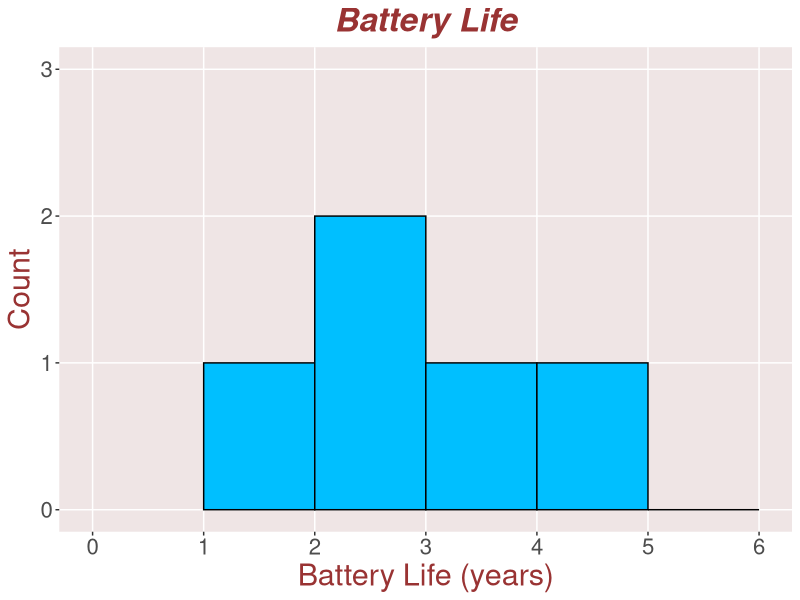
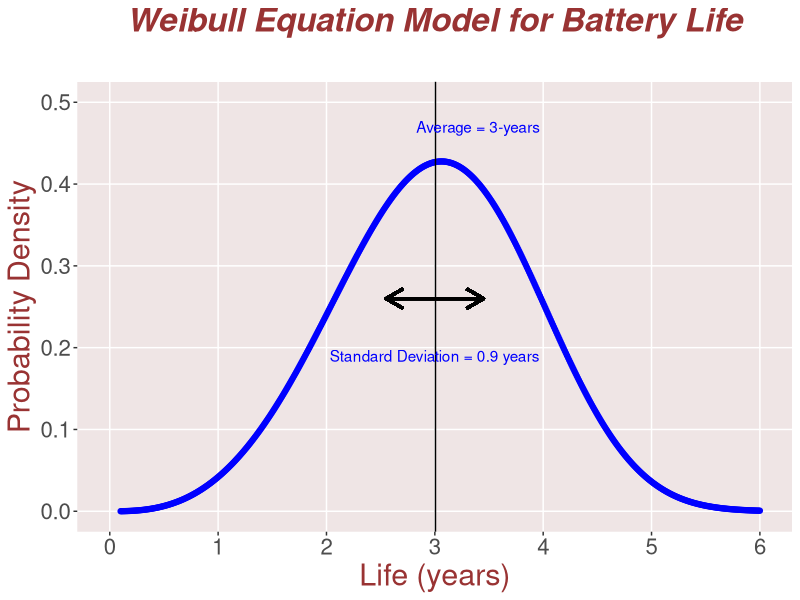
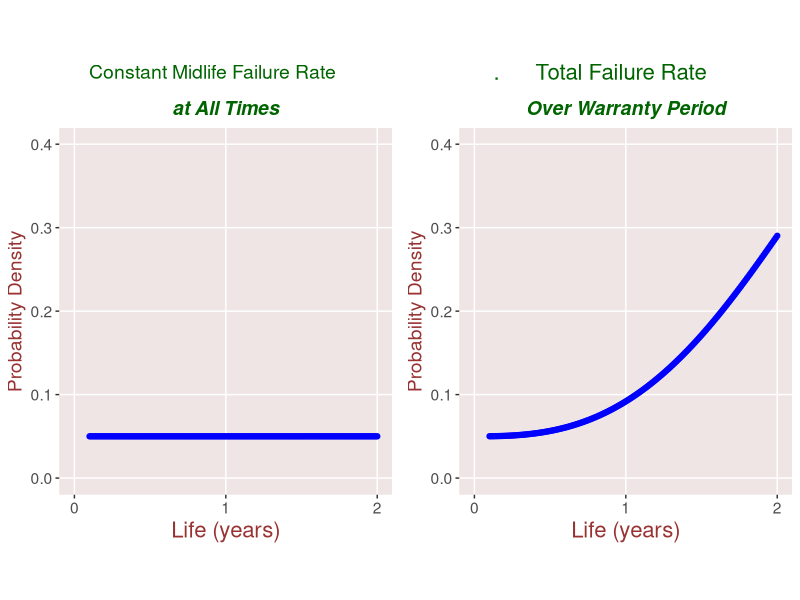
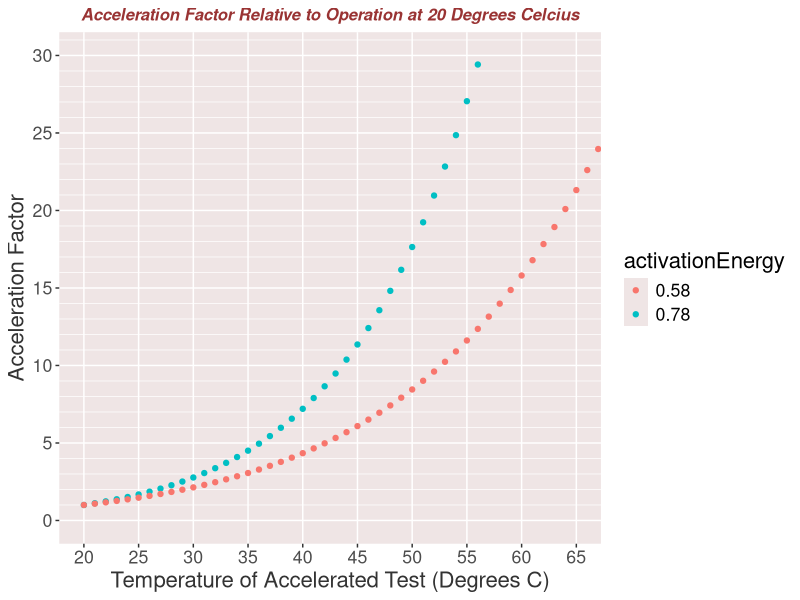

Source code (R) for these figures, in order:
## ---- chunk 1
knitr::opts_chunk$set(echo = TRUE)

## ---- chunk 2

usePackage <- function(p) {
    if (!is.element(p, installed.packages()[,1]))
        suppressPackageStartupMessages(install.packages(p, repos="http://cran.rstudio.com/")) # dep = TRUE 
    require(p, character.only = TRUE)
}

usePackage("grid")
usePackage("gridExtra")
usePackage("ggplot2")
usePackage("psych")
usePackage("xtable")
usePackage("stats")

#suppressPackageStartupMessages((install.packages("grid", repos="http://cran.rstudio.com/")))
#suppressPackageStartupMessages((install.packages("gridExtra", repos="http://cran.rstudio.com/")))
#suppressPackageStartupMessages((install.packages("ggplot2", repos="http://cran.rstudio.com/")))
#suppressPackageStartupMessages((install.packages("psych", repos="http://cran.rstudio.com/")))
#suppressPackageStartupMessages((install.packages("xtable", repos="http://cran.rstudio.com/")))
#suppressPackageStartupMessages((install.packages("stats", repos="http://cran.rstudio.com/" )))

library(lattice)
library(ggplot2)
library(glmnet)
library(psych)
library(xtable)
library(grid)
library(gridExtra)
library(stats)

oldw <- getOption("warn")
options(warn = -1)

## ---- chunk 3

battery_life <- c(1.9, 2.4, 3.0, 3.5, 4.2)
Battery_ID <- c(1,2,3,4,5)
bins <- seq(1.0,6.0,0.5)
ss <- summary(battery_life)

df <- data.frame(Battery_ID, battery_life)

## ---- chunk 4

print(df)

## ---- chunk 5

histogram_1 <- ggplot(df, aes(x=battery_life)) +
    
     ggtitle("Battery Life") +
      scale_x_continuous(name = "Battery Life (years)",
                          minor_breaks = seq(1, 10, 1),
                          breaks = seq(0, 6, 1),
                          limits=c(0, 6)) +
      scale_y_continuous(name = "Count",
                          minor_breaks = seq(1, 10, 1),
                          breaks = seq(0, 7, 1),
                          limits=c(0, 3)) +
      stat_bin(breaks=seq(1.0,7,1), fill = "deepskyblue", colour="black") + 

    theme(plot.title = element_text(hjust = 0.5, color="#993333", size=24, face="bold.italic"),
    axis.title.x = element_text(color="#993333", size=22),
    axis.title.y = element_text(color="#993333", size=22),
    text = element_text(size=20),
    panel.background = element_rect(fill = "#EFE5E5", #colour = "brown",
    size = 0.5, linetype = "solid")
    #plot.background = element_rect(fill = "#E0DADA")
    )

print(histogram_1)
## ---- chunk 6

beta=3.72
lambda=3.33
alpha = 1/ lambda
#alpha

x=seq(0.1,6,0.01)
y <- (beta/lambda)*((x/lambda)^(beta-1))*exp(-(x/lambda)^beta)
dfweib1 <- data.frame(x,y)

E_X <- lambda * gamma(1+1/beta)
var_X <- lambda^2 * (
  gamma(1+2/beta) - (gamma(1+1/beta))^2
  )
#E_X
#var_X^0.5

weib1 <- ggplot(dfweib1, aes(x, y)) +
     geom_point(aes(x,y),color="blue")+
     ggtitle("Weibull Equation Model for Battery Life", subtitle = " ") +
      coord_cartesian(xlim = c(0, 6), ylim = c(0, 0.5))  +
      ##xlab("Years") + ylab("Probability Density") +
      scale_x_continuous(name = "Life (years)",
                          minor_breaks = seq(1, 10, 1),
                          breaks = seq(0, 6, 1),
                          limits=c(0, 6)) +
      scale_y_continuous(name = "Probability Density",
                          minor_breaks = seq(1, 10, 0.05),
                          breaks = seq(0, 7, 0.1),
                          limits=c(0, 0.5)) +
      geom_vline(xintercept=E_X, na.rm = FALSE) +
      annotate(geom="text", x=3.4, y=0.47, label="Average = 3-years",
              color="blue") +
      annotate(geom="text", x=3, y=0.19, label="Standard Deviation = 0.9 years",
              color="blue") +
      #geom_line(arrow = arrow(length=unit(0.30,"cm"), ends="first", type = "closed")) +
      geom_segment(data = dfweib1, # reshape(df2,  v.names=x, timevar = "YEAR", direction = "wide"), ## idvar = "NAME", 
               aes(x=2.55, xend=3.45, y=0.26, yend=0.26), size = 1,
               arrow = arrow(length = unit(0.5, "cm"))) +
      geom_segment(data = dfweib1, # reshape(df2,  v.names=x, timevar = "YEAR", direction = "wide"), ## idvar = "NAME", 
               aes(x=3, xend=2.55, y=0.26, yend=0.26), size = 1,
               arrow = arrow(length = unit(0.5, "cm"))) +

    theme(plot.title = element_text(hjust = 0.5, color="#993333", size=24, face="bold.italic"),
    axis.title.x = element_text(color="#993333", size=22),
    axis.title.y = element_text(color="#993333", size=22),
    text = element_text(size=20),
    panel.background = element_rect(fill = "#EFE5E5", #colour = "brown",
    size = 0.5, linetype = "solid"))

print(weib1)

## ---- chunk 7

dfmid <- dfweib1
dfmid[,"y"] = 0.05  
#dfwarranty[,"y"] = dfweib1[,"y"] + dfmid[,"y"] 
midplot <- ggplot(dfmid, aes(x,y)) +
     geom_point(aes(x,y),color="blue")+
     ggtitle("at All Times") +
      coord_cartesian(xlim = c(0, 2), ylim = c(0, 0.4))  +
      scale_x_continuous(name = "Life (years)",
                          minor_breaks = seq(1, 10, 1),
                          breaks = seq(0, 6, 1),
                          limits=c(0, 2)) +
      scale_y_continuous(name = "Probability Density",
                          minor_breaks = seq(1, 10, 0.05),
                          breaks = seq(0, 1, 0.1),
                          limits=c(0, 0.4)) +
      annotate(geom="text", x=3, y=0.07, label="Constant Rate",
              color="blue") +
    theme(plot.title = element_text(hjust = 0.5, color="darkgreen", size=14, face="bold.italic"),
    axis.title.x = element_text(color="#993333", size=16),
    axis.title.y = element_text(color="#993333", size=14),
    text = element_text(size=14),
    panel.background = element_rect(fill = "#EFE5E5", #colour = "brown",
    size = 0.5, linetype = "solid"))

dfwarranty <- dfweib1
dfwarranty[,"y"] <- dfweib1[,"y"] + dfmid[,"y"] 
dfwarranty <- dfwarranty[dfwarranty$x < 2.01,]

wplot <- ggplot(dfwarranty, aes(x,0.05)) +
     geom_point(aes(x,y),color="blue")+
     ggtitle("Over Warranty Period") +
      coord_cartesian(xlim = c(0, 2), ylim = c(0, 0.4))  +
      scale_x_continuous(name = "Life (years)",
                          minor_breaks = seq(1, 10, 1),
                          breaks = seq(0, 6, 1),
                          limits=c(0, 2)) +
      scale_y_continuous(name = "Probability Density",
                          minor_breaks = seq(1, 10, 1),
                          breaks = seq(0, 1, 0.1),
                          limits=c(0, 0.4)) +
    theme(plot.title = element_text(hjust = 0.5, color="darkgreen", size=14, face="bold.italic"),
    axis.title.x = element_text(color="#993333", size=16),
    axis.title.y = element_text(color="#993333", size=14),
    text = element_text(size=14),
    panel.background = element_rect(fill = "#EFE5E5", #colour = "brown",
    size = 0.5, linetype = "solid"))

## ---- chunk 8

plotgrid <-  grid.arrange(textGrob("     Constant Midlife Failure Rate",gp=gpar(fontsize=14, col="darkgreen")),textGrob(".      Total Failure Rate",gp=gpar(fontsize=16, col="darkgreen")), midplot, wplot, ncol=2,
             layout_matrix = rbind(c(1,2), 
                                   c(3,4),
                                   c(3,4)),
             heights=unit(c(11,58,58), c("mm", "mm","mm")))

## ---- chunk 9

k_boltz <- 1.38 * 10^-23 ## Joules/Degrees C
q <-  1.602 * 10^-19 # electron charge in Coulombs
TH <- 273 + seq(20,70,1) ## elevated temperature in degrees Kelvin
len <- length(TH)
TA <- rep(273 + 20, len)  ## Ambient common use temperature in degrees Kelvin

phi <- 0.78 ## activation energy in electron volts
phi <- phi * q 
acceleration_factor <- exp(-(phi/k_boltz) *(1/TH - 1/TA))

TH <- TH - 273

df_arr1 <- data.frame(TH,acceleration_factor)
df_arr1[,"activationEnergy"] <- "0.78"

phi <- 0.58 
phi <- q * phi

TH <- TH + 273
acceleration_factor <- exp(-(phi/k_boltz) *(1/TH - 1/TA))
TH <- TH - 273

df_arr2 <- data.frame(TH,acceleration_factor)
df_arr2[,"activationEnergy"] <- "0.58"

df_arr <- rbind(df_arr1,df_arr2)

TH <- TH - 273

plotarr <- ggplot(df_arr, aes(x = TH, y = acceleration_factor, color=activationEnergy)) +
     geom_point(aes(TH,acceleration_factor))+
     ggtitle("Acceleration Factor Relative to Operation at 20 Degrees Celcius") +
      coord_cartesian(xlim = c(20, 65), ylim = c(0, 30))  +
      scale_x_continuous(name = "Temperature of Accelerated Test (Degrees C)",
                          minor_breaks = seq(0, 65, 5),
                          breaks = seq(20, 65, 5)) + #,
                          #limits=c(20, 65)) +
      scale_y_continuous(name = "Acceleration Factor",
                          minor_breaks = seq(0, 80, 1),
                          breaks = seq(0, 80, 5)) + #,
                          #limits=c(0, 80)) +
      # annotate(geom="text", x=40, y=21, label="Activation Energy = 0.58-eV",
      #         color="black") +
    theme(plot.title = element_text(hjust = 0.5, color="#993333", size=12, face="bold.italic"),
    axis.title.x = element_text(color="#333333", size=16),
    axis.title.y = element_text(color="#333333", size=16),
    text = element_text(size=16),
    panel.background = element_rect(fill = "#EFE5E5", #colour = "brown",
    size = 0.5, linetype = "solid"))

## ---- chunk 10
 
 print(plotarr)
 
